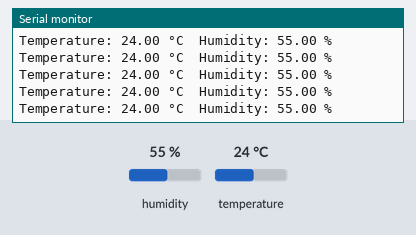
Recording of a sketch running on a simulated Arduino Uno, built with avr-gcc and run on an emulated ATmega328P. On the bench: the last lines printed to the serial monitor. The test bench sets the inputs (shaded band); at power-on: humidity 55 %, temperature 24 °C.

Above: at 3.3 s.
3.4 s: humidity set to 22 %
At 5.0 s:
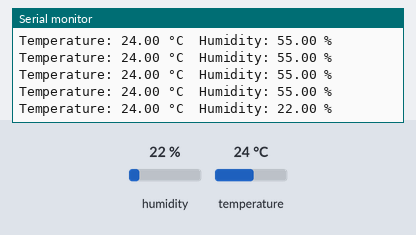
6.2 s: temperature set to 12 °C
At 6.2 s:
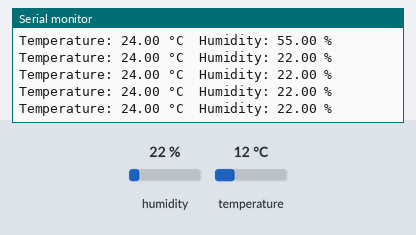
9.0 s: humidity set to 40 %
At 9.5 s:
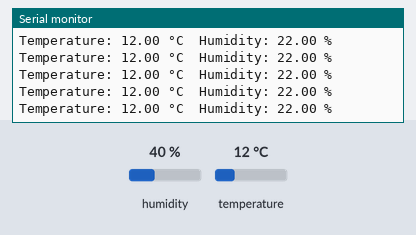
Timing chart, 0 to 12.0 s (numbered marks = the images above; inputs shaded):
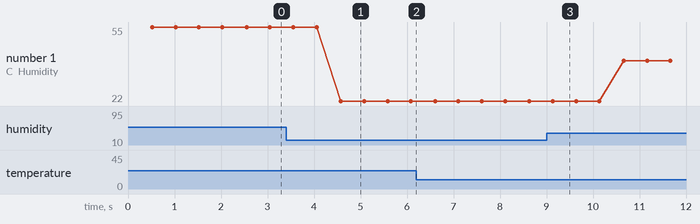

The sketch:

humidity_serial.ino
```cpp
#include "DHT.h"
#define DHTPIN 2
#define DHTTYPE DHT11
DHT dht(DHTPIN, DHTTYPE);

void setup() {
  Serial.begin(9600);
  Serial.println("DHT Sensor Reading");
  dht.begin();
}

void loop() {
  delay(500);
  float humidity = dht.readHumidity();
  float temperature = dht.readTemperature();
  if (isnan(humidity) || isnan(temperature)) {
    Serial.println("Failed to read from DHT sensor!");
    return;
  }
  Serial.print("Temperature: ");
  Serial.print(temperature);
  Serial.print(" °C\tHumidity: ");
  Serial.print(humidity);
  Serial.println(" %");
}
```

Measured:
- after the input at 3.4 s, the serial monitor: prints a new line after 1.2 s (image 1)
- plotted number 1: 55 → 22 after the input at 3.4 s, 22 → 40 after the input at 9.0 s
